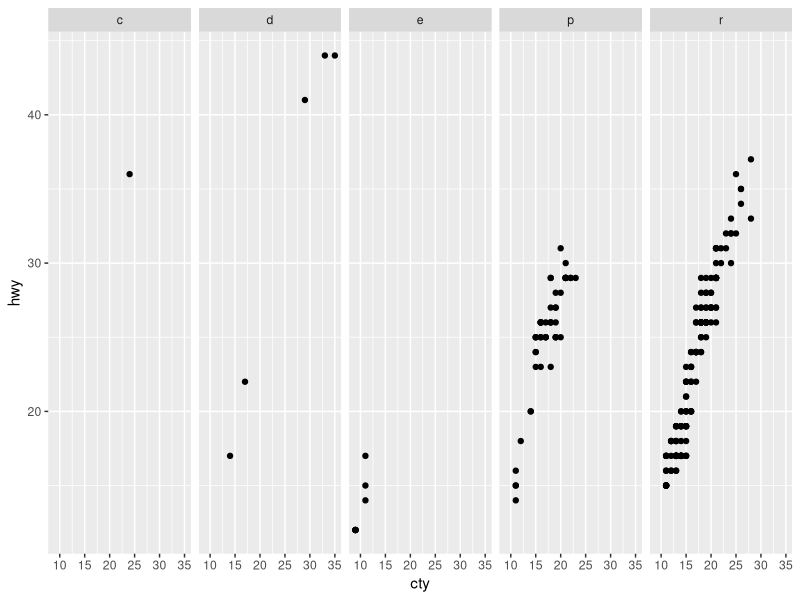
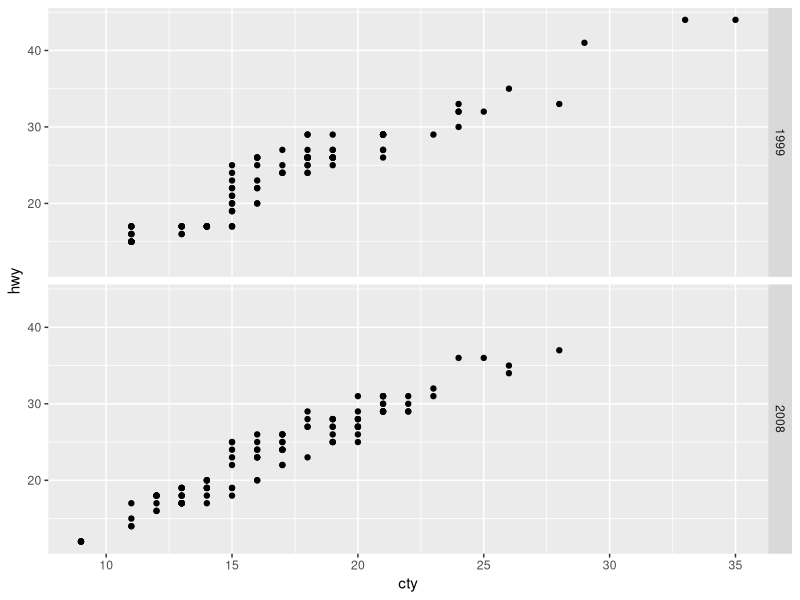
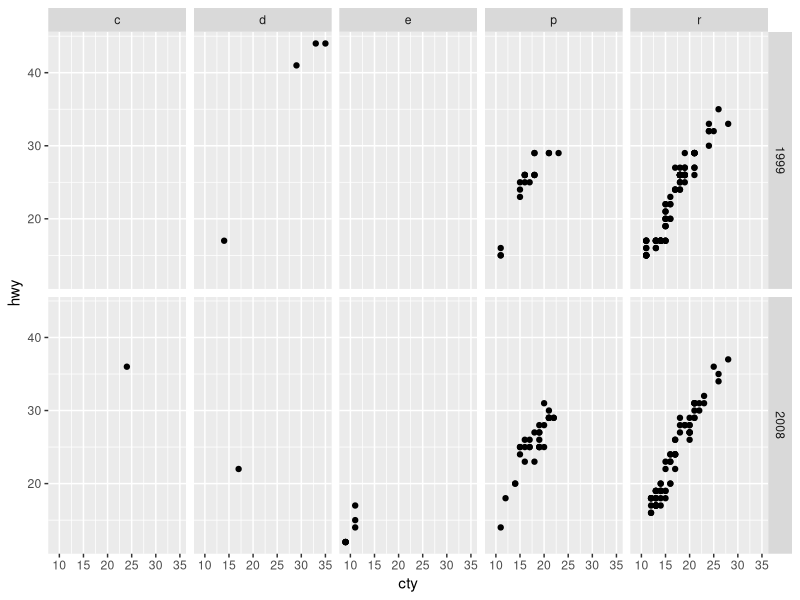
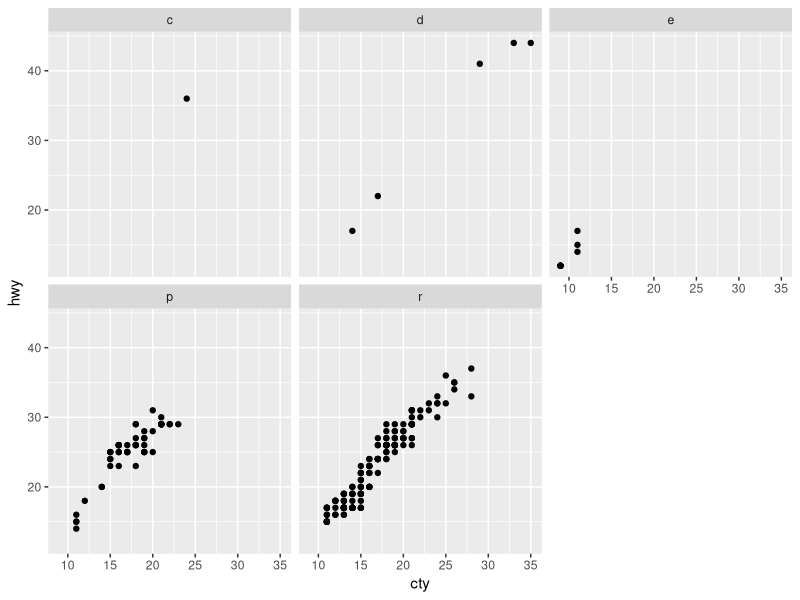
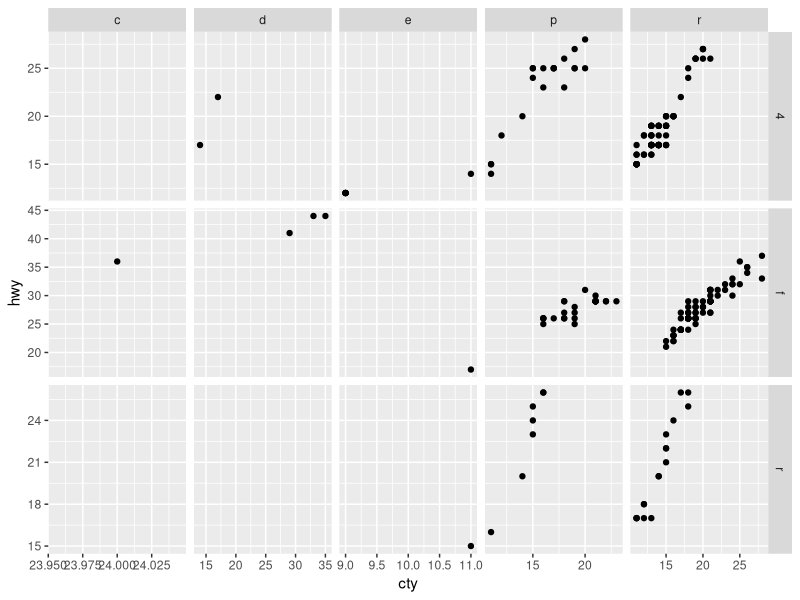
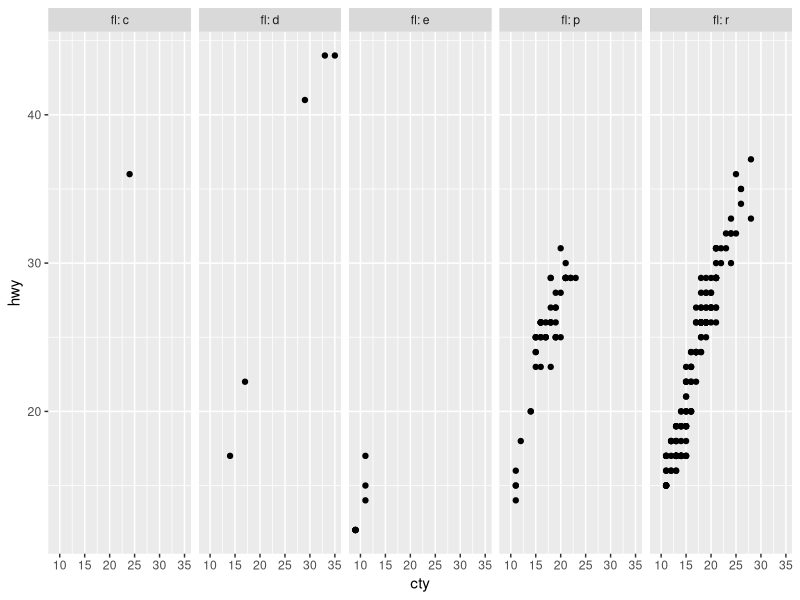
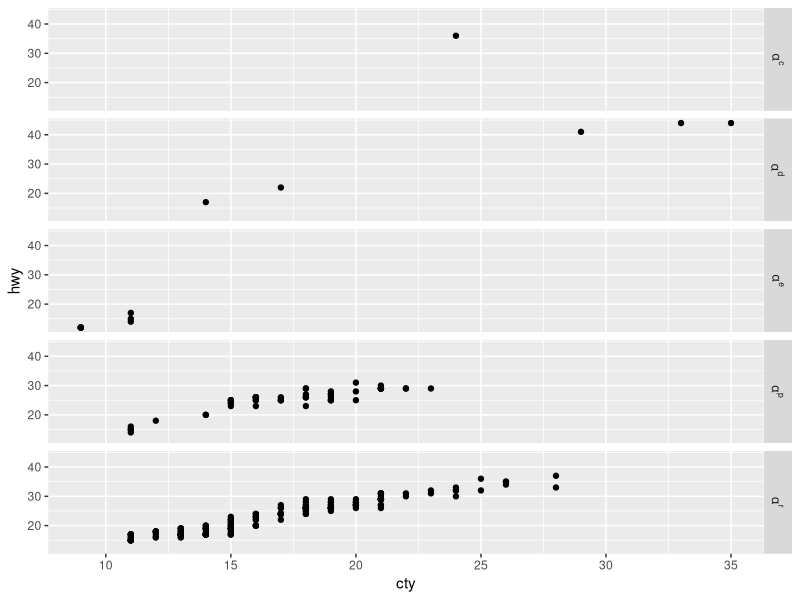

Generate these figures, in order, with R:
## ---- chunk 1
library(ggplot2)
t <- ggplot(mpg, aes(cty, hwy)) + geom_point()
## ---- chunk 2
t + facet_grid(. ~ fl)
## ---- chunk 3
t + facet_grid(year ~ .)
## ---- chunk 4
t + facet_grid(year ~ fl)
## ---- chunk 5
t + facet_wrap(~ fl)
## ---- chunk 6
t + facet_grid(drv ~ fl, scales = "free")
## ---- chunk 7
t + facet_grid(. ~ fl, labeller = label_both)
## ---- chunk 8
t + facet_grid(fl ~ ., labeller = label_bquote(alpha ^ .(fl)))
